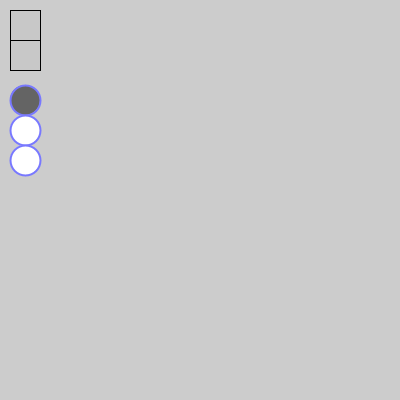
Frame 1 (no input)
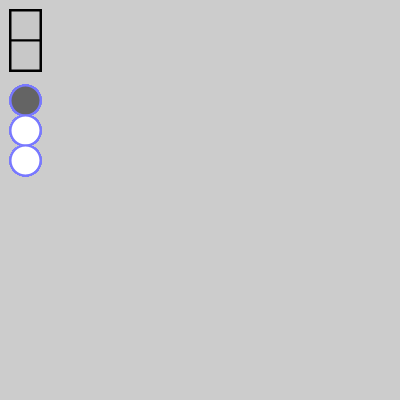
Frame 60 (the mouse pressed at the canvas centre just before this capture)
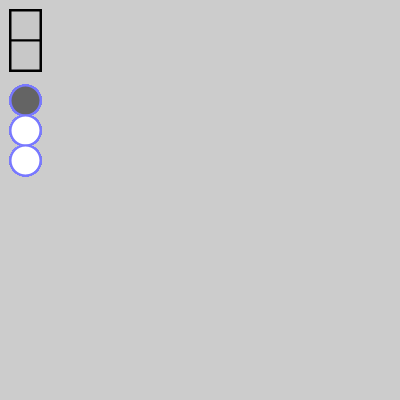
Frame 120 (the mouse held since frame 60 and released just before this capture)

The Processing sketch that drew these frames (run headless with seeded random() and noise(); from frame 60 on, the mouse is pressed at the canvas centre):

// Processing sketch: Processing_Week2_RadioGroup
// ── Processing_Week2_RadioGroup.pde
class Button {
  int x = 0;
  int y = 0;
  int w = 30;
  int h = 30;
  boolean isClicked = false;

  Button(int buttonX, int buttonY) {
    x = buttonX;
    y = buttonY;
  }

  void checkClicked(int mx, int my) {
    if (mx > x && mx < x + w && my > y && my < y + h) {
      if (isClicked) {
        isClicked = false;
      } else {
        isClicked = true;
      }
    }
  }

  boolean isTheButtonClicked() {
    return isClicked;
  }

  void draw() {
    if (isClicked) {
      fill(120, 0, 120);
    } else {
      fill(200);
    }
    stroke(0);
    rect(x, y, w, h);
  }
}

class RadioGroup {
  int x = 0;
  int y = 0;
  int selectedIndex = 0;
  int size = 30;
  int radioCount = 2;

  RadioGroup(int newX, int newY, int newCount) {
    x = newX;
    y = newY;
    radioCount = newCount;
  }

  void checkClicked(int mx, int my) {
    if (mx > x && mx < x + size && my > y && my < y + size * radioCount) {
      for (int i = 0; i < radioCount; i = i + 1) {
        int y1 = y + i * size;
        int y2 = y + (i + 1) * size;

        if (y1 < my && my < y2) {
          selectedIndex = i;
        }
      }
    }
  }

  int getIndex() {
    return selectedIndex;
  }

  void draw() {
    stroke(120, 120, 255);
    strokeWeight(2);

    ellipseMode(CENTER);

    for (int i = 0; i < radioCount; i = i + 1) {
      if (i == selectedIndex) {
        fill(100);
      } else {
        fill(255);
      }

      ellipse(x + size / 2, y + i * size, size, size);
    }
  }
}

Button myButtonDraw = new Button(10, 10);
Button myButtonClean = new Button(10, 40);

RadioGroup myRadioGroupColor = new RadioGroup(10, 100, 3);

void setup() {
  size(400, 400);
}

void draw() {
  fill(255);

  stroke(0);

  if (myRadioGroupColor.getIndex() == 0) {
    stroke(255, 0, 0);
  }
  if (myRadioGroupColor.getIndex() == 1) {
    stroke(0, 255, 0);
  }
  if (myRadioGroupColor.getIndex() == 2) {
    stroke(0, 0, 255);
  }

  if (myButtonDraw.isTheButtonClicked()) {
    if (mousePressed) {
      line(pmouseX, pmouseY, mouseX, mouseY);
    }
  }

  if (myButtonClean.isTheButtonClicked()) {
    background(255);
  }

  myButtonDraw.draw();
  myButtonClean.draw();
  myRadioGroupColor.draw();
}

void mouseClicked() {
  myButtonDraw.checkClicked(mouseX, mouseY);
  myButtonClean.checkClicked(mouseX, mouseY);
  myRadioGroupColor.checkClicked(mouseX, mouseY);
}
